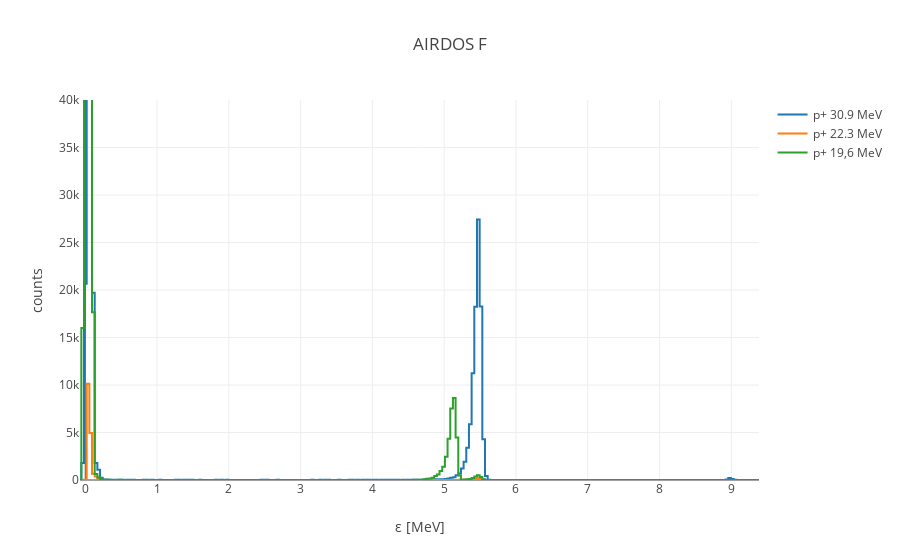

The notebook cell saved with this chart:
### Code cell
import plotly.plotly as py
import plotly.graph_objs as go

# Solving following system of linear equations
# 237a + b = 6.12
# 215a + b = 5.49
tl = 0.5
#l = np.array([[41, 1],[62,1]])
#r = np.array([1.02, 1.41])
#l = np.array([[41, 1],[215,1]])
#r = np.array([1, 5.3])
l = np.array([[6, 1],[140,1]])
r = np.array([0.15, 5.14])

coef = np.linalg.solve(l,r)
print coef[0], coef[1]

e = pd.DataFrame()
e['1'] = ener1
e['2'] = ener2
e['3'] = ener3
e['index'] = ener1.index
e['x'] = (e['index']) * coef[0] + coef[1]

data = [
    go.Scatter(
        x=e['x'],
        y=e['1'],
        name='p+ 30.9 MeV',
        yaxis='y',
        line=dict(
        shape='hvh'
        )
    ),    
    go.Scatter(
        x=e['x'],
        y=e['3'],
        name='p+ 22.3 MeV',
        yaxis='y',
        line=dict(
        shape='hvh'
        )
    ),    
    go.Scatter(
        x=e['x'],
        y=e['2'],
        name='p+ 19,6 MeV',
        yaxis='y',
        line=dict(
        shape='hvh'
        )
    ),    
    ]
        
layout = go.Layout(
    title='AIRDOS F',
    yaxis=dict(
        title='counts',
        #type='log',
        range = [0,40000]
    ),
    xaxis=dict(
        title='ε [MeV]',
    ),
)

fig = go.Figure(data=data, layout=layout)
plotly.offline.iplot(fig, filename='ble')

### Figure 1 — Plotly figure (JSON) as saved in the notebook; plotly's stock layout.template omitted (floating-point values rounded to 4 significant figures; data arrays with more than 128 entries replaced by an {"elided": "..."} marker saying what was removed)
{"data": [{"line": {"shape": "hvh"}, "name": "p+ 30.9 MeV", "type": "scatter", "uid": "4cdbda98-2e55-11e9-926a-b05216a54f0f", "x": {"elided": "255 float values"}, "y": {"elided": "255 int values"}, "yaxis": "y"}, {"line": {"shape": "hvh"}, "name": "p+ 22.3 MeV", "type": "scatter", "uid": "4cdbda99-2e55-11e9-926a-b05216a54f0f", "x": {"elided": "255 float values"}, "y": {"elided": "255 int values"}, "yaxis": "y"}, {"line": {"shape": "hvh"}, "name": "p+ 19,6 MeV", "type": "scatter", "uid": "4cdbda9a-2e55-11e9-926a-b05216a54f0f", "x": {"elided": "255 float values"}, "y": {"elided": "255 int values"}, "yaxis": "y"}], "layout": {"title": "AIRDOS F", "xaxis": {"title": "ε [MeV]"}, "yaxis": {"range": [0, 40000], "title": "counts"}}}
